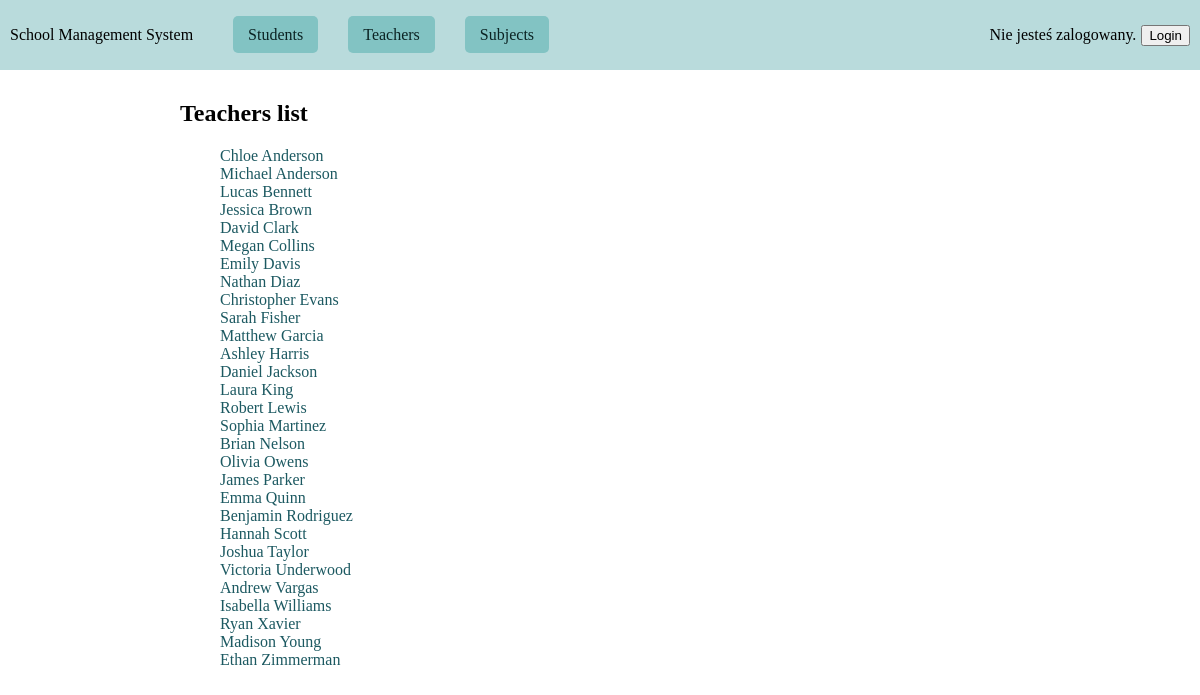
The page /data/teachers/ on the database as committed earlier.
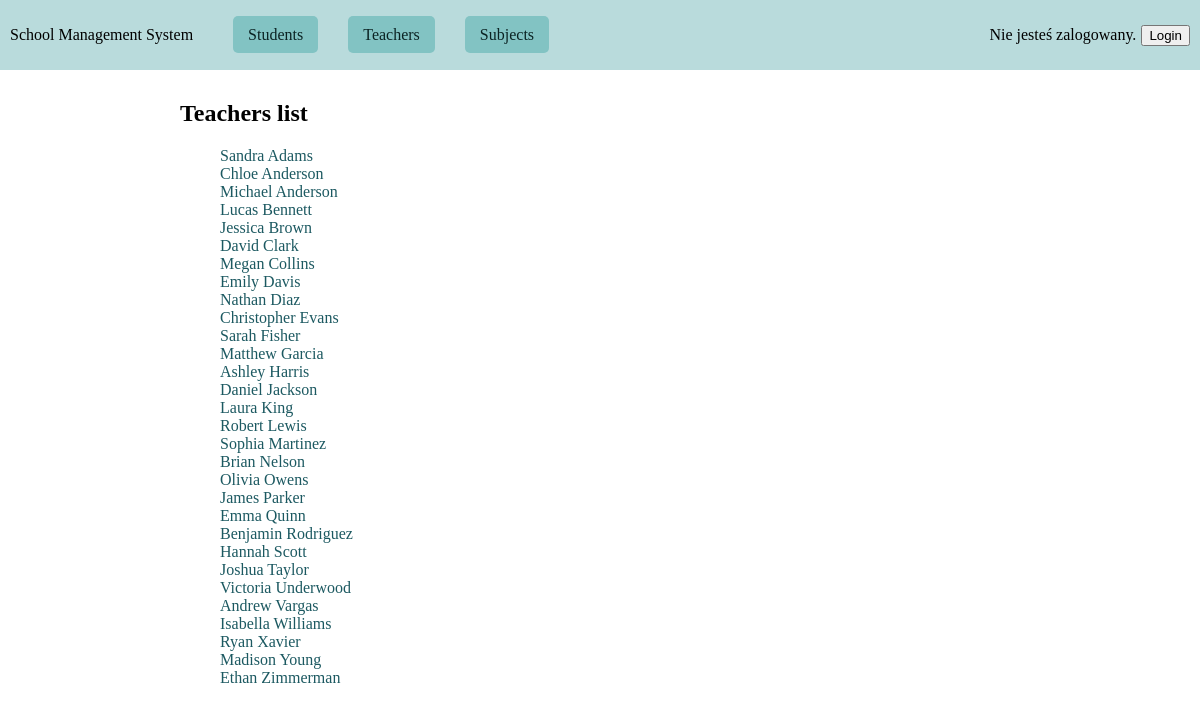
The same page on the database as committed later.
### schooldata/models.py (models this page shows)
class Teacher(models.Model):
    first_name = models.CharField(max_length=32,null=False, blank=False)
    last_name = models.CharField(max_length=32,null=False, blank=False)
    hired = models.DateField(null=False, blank=False)
    qualifications = models.TextField(null=False, blank=False)
    subjects = models.ManyToManyField("Subject", related_name="teachers_of_subject")
    user = models.OneToOneField(User, on_delete=models.CASCADE, null=True, blank=True)
    class Meta:
        ordering = ['last_name', 'first_name']
    def __str__(self):
        return f"{self.first_name} {self.last_name}"

### schooldata/views.py (the view)
# urls.py: path("teachers/", TeacherListView.as_view(), name="teachers"),
class TeacherListView(ListView):
    model = Teacher
    template_name = "schooldata/teacher_list.html"
    context_object_name = "teachers"
    paginate_by = 30

### schooldata/templates/schooldata/teacher_list.html (shortened to what this page needs)
{% extends 'schooldata/base.html' %}
{% block content %}
    <div class="content">
        <h2>Teachers list</h2>
        <ul class="detail-list">
          {% for teacher in teachers %}
              <li><a href="{% url 'teacher-details' teacher.id %}" >{{teacher}}</a></li>
          {% endfor %}
        </ul>
    </div>
{% endblock %}

Rows that differ between the two databases and show on the page:
added Teacher: first_name+last_name "Sandra Adams"
